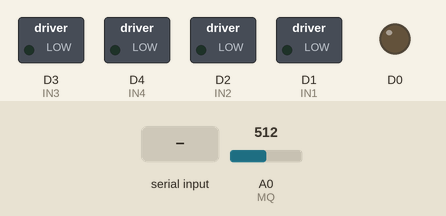
This sketch was run on a simulated ESP8266 (NodeMCU). Shown: switched loads named in the sketch (green lamp = pin HIGH), output pins drawn as LEDs (lit = HIGH). Inputs (shaded band) come from the test bench; at power-on: A0 (MQ) = 512. WiFi joins after 1.5 s; servers stay silent unless stated; what the sketch prints to the serial monitor is not drawn.

Above: at 2.7 s.
2.8 s: "R" received over the second serial link
At 3.3 s:
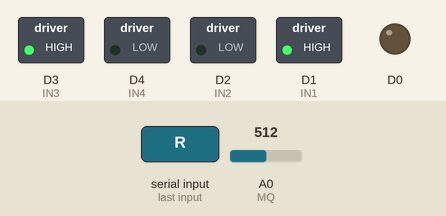
4.3 s: "G" received over the second serial link
At 5.8 s:
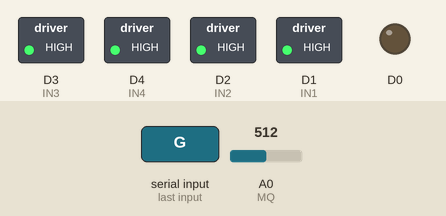
Timing chart, 0 to 7.3 s (numbered marks = the images above; inputs shaded):
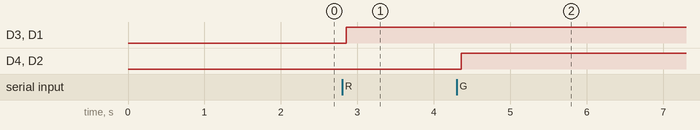

The sketch:

CarIoT.ino
```cpp
//Import libary
#include <SoftwareSerial.h>
#include <ESP8266WiFi.h>
#include <FirebaseArduino.h>
#include <ArduinoJson.h>
#include <ESP8266HTTPClient.h>

SoftwareSerial bluetooth(D6, D5);
//Define Firebase
#define FIREBASE_HOST "project-demo-e0f9a.firebaseio.com"
#define FIREBASE_AUTH "SYE0NrsPDGNsCYKeLAvpCsxhiaQ8Vic6kgkAOYkD"
#define WIFI_SSID "Minh Quan"
#define WIFI_PASSWORD "13102020"

//Define motor
#define IN1 D1
#define IN2 D2
#define IN3 D3
#define IN4 D4

String myString;
int MQ = A0;
int dataMQ = 0;
int speeds = 255;
char key;

void setup(){
  Serial.begin(9600);
  bluetooth.begin(9600);
  //pinMode MQ
  pinMode(MQ, INPUT);
  //Connect to Wifi
  pinMode(D0, OUTPUT);
  WiFi.begin(WIFI_SSID, WIFI_PASSWORD);
  Serial.print("Connecting");
  while(WiFi.status() != WL_CONNECTED){
    Serial.print(".");
    delay(500);
  }
  Serial.println();
  Serial.print("Connected");
  Serial.println(WiFi.localIP());

  Firebase.begin(FIREBASE_HOST, FIREBASE_AUTH);

  //pinMode for Motor
  pinMode(IN1, OUTPUT);
  pinMode(IN2, OUTPUT);
  pinMode(IN3, OUTPUT);
  pinMode(IN4, OUTPUT);

  digitalWrite(IN1, LOW);
  digitalWrite(IN2, LOW);
  digitalWrite(IN3, LOW);
  digitalWrite(IN4, LOW);
}

void loop(){
  //Control car
  if(bluetooth.available()){
    key = bluetooth.read();
    Serial.println(key);
  }

  if(key == 'R'){
    goTop();
  } else if(key == 'G'){
    goBack();
  } else if(key == 'Y'){
    goLeft();
  } else if(key == 'B'){
    goRight();
  } else if(key == 'L'){
    goTopgg();
  } else if(key == 'X'){
    goBackgg();
  } else if(key == 'T'){
    goLeftgg();
  } else if(key == 'P'){
    goRightgg();
  } else {
    goStop();
  }

  //Send data MQ to Firebase
  sendDataMQ();
}
// Run when command is Top
void goTop(){
  digitalWrite(IN1, HIGH);
  digitalWrite(IN3, HIGH);
}
// Run when command is Back
void goBack(){
  digitalWrite(IN2, HIGH);
  digitalWrite(IN4, HIGH);
}
// Run when command is Left
void goLeft(){
  digitalWrite(IN3, HIGH);
}
// Run when command is Right
void goRight(){
  digitalWrite(IN1, HIGH);
}
// Run when key is not equals with command
void goStop(){
  digitalWrite(IN1, LOW);
  digitalWrite(IN2, LOW);
  digitalWrite(IN3, LOW);
  digitalWrite(IN4, LOW);
  key = 's';
}
// Run when Google A -> call Top
void goTopgg() {
  digitalWrite(IN1, HIGH);
  digitalWrite(IN3, HIGH);
  delay(1000);
  goStop();
}
// Run when Google A -> call Back
void goBackgg() {
  digitalWrite(IN2, HIGH);
  digitalWrite(IN4, HIGH);
  delay(1000);
  goStop();
}
// Run when Google A -> call Left
void goLeftgg() {
  digitalWrite(IN3, HIGH);
  delay(500);
  goStop();
}
// Run when Google A -> call Right
void goRightgg() {
  digitalWrite(IN1, HIGH);
  delay(500);
  goStop();
}
// Send data read in MQ to Firebase
void sendDataMQ(){
  dataMQ = analogRead(MQ);
  myString = String(dataMQ);
  Serial.print(myString);
  Firebase.setString("MQ Value", myString);
}
```

Measured:
- after the input at 2.8 s, D3 (IN3), D1 (IN1): LOW → HIGH after 0.06 s
- after the input at 4.3 s, D4 (IN4), D2 (IN2): LOW → HIGH after 0.06 s
